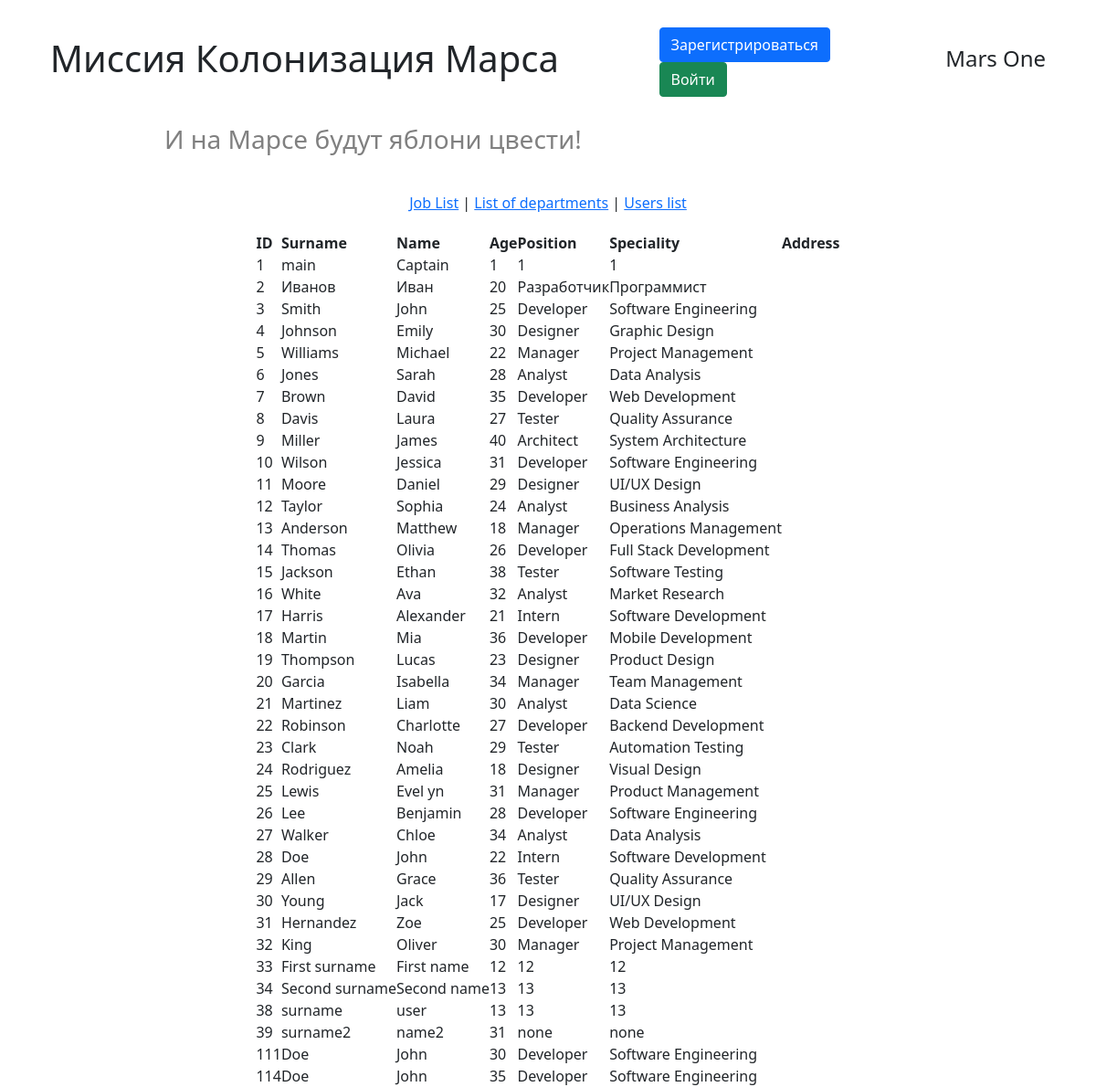
The page /user_list on the database as committed earlier.
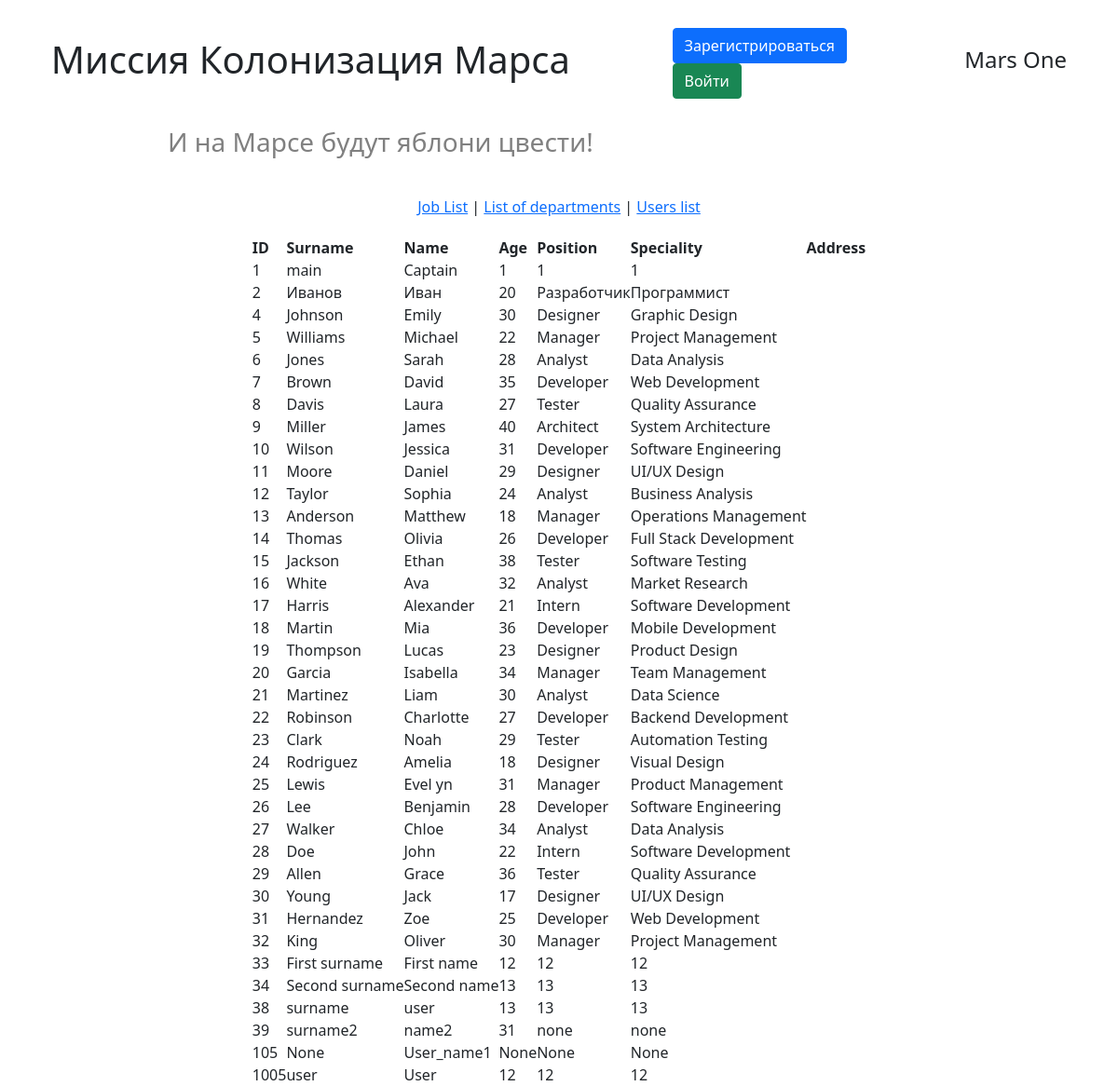
The same page on the database as committed later.
### models/users.py (models this page shows, shortened)
class User(SqlAlchemyBase, UserMixin):
    __tablename__ = 'users'
    id = sqlalchemy.Column(sqlalchemy.Integer,
                           primary_key=True, autoincrement=True)
    name = sqlalchemy.Column(sqlalchemy.String, nullable=True)
    surname = sqlalchemy.Column(sqlalchemy.String, nullable=True)
    age = sqlalchemy.Column(sqlalchemy.String, nullable=True)
    email = sqlalchemy.Column(sqlalchemy.String,
                              index=True, unique=True, nullable=True)
    position = sqlalchemy.Column(sqlalchemy.String, nullable=True)
    speciality = sqlalchemy.Column(sqlalchemy.String, nullable=True)
    hashed_password = sqlalchemy.Column(sqlalchemy.String, nullable=True)
    modified_date = sqlalchemy.Column(sqlalchemy.DateTime,
                                     default=datetime.datetime.now)
    news = relationship("News", back_populates='user')

### handlers/work_with_users.py (the view)
@work_with_users_bp.route('/user_list')
def get_user_list():
    messages = get_flashed_messages()
    db_sess = db_session.create_session()
    users = db_sess.query(User).all()
    db_sess.close()
    return render_template('user_list.html', users=users, messages=messages)

### data/db_session.py (called while the page is built)
def create_session() -> Session:
    global __factory
    if __factory is None:
        raise Exception("Session factory is not initialized. Make sure to call global_init() first.")
    return __factory()

### templates/user_list.html (shortened to what this page needs)
{% extends "base.html" %}
{% block content %}
<table>
    <thead>
        <tr>
            <th>ID</th>
            <th>Surname</th>
            <th>Name</th>
            <th>Age</th>
            <th>Position</th>
            <th>Speciality</th>
            <th>Address</th>
        </tr>
    </thead>
{% for user in users %}
    <tr>
        <td>{{ user.id }}</td>
        <td>{{ user.surname }}</td>
        <td>{{ user.name }}</td>
        <td>{{ user.age }}</td>
        <td>{{ user.position }}</td>
        <td>{{ user.speciality }}</td>
        <td>{{ user.address }}</td>
    </tr>
{% endfor %}
</table>
{% endblock %}

### templates/base.html (shortened to what this page needs)
<!DOCTYPE html>
<html lang="ru">
<head>
    <link rel="stylesheet"
    href="https://cdn.jsdelivr.net/npm/bootstrap@5.0.0-beta1/dist/css/bootstrap.min.css"
>
    <link rel="stylesheet" href="{{ url_for('static', filename='css/style.css')}}">
</head>
<body>
    <header>
        <h1>Миссия Колонизация Марса</h1>
        {% if current_user.is_authenticated %}
        <h5> User:
            <a class="navbar-brand" href="/logout">{{ current_user.name }}</a>
        </h5>
        {% else %}
            <div class="auth_buttons">
                <a class="btn btn-primary " href="/register">Зарегистрироваться</a>
                <a class="btn btn-success" href="/login">Войти</a>
            </div>
        {% endif %}
        <h4>Mars One</h4>
    </header>
    <h3 class="second_header_text">И на Марсе будут яблони цвести!</h3>
    <main>
        <nav>
            <a href="/jobs_list">Job List</a> |
            <a href="/list_of_departments">List of departments</a> |
            <a href="/user_list">Users list</a>
        </nav>
        {% block content %}{% endblock %}
    </main>
</body>
</html>

### static/css/style.css (style rules this page uses)
* { margin: 0px; padding: 0px; font-family: 'Segoe UI', Tahoma, Geneva, Verdana, sans-serif; }
header { display: flex; justify-content: space-around; align-items: center; margin-top: 30px; width: 100%; }
main { display: flex; flex-direction: column; align-items: center; height: 100vh; margin-top: 20px; }
nav { margin: 20px; }
.auth_buttons { display: flex; align-items: center; flex-wrap: wrap; justify-content: space-between; width: 17%; }
.second_header_text { color: grey; margin-top: 30px; margin-left: 15vw; }

Rows that differ between the two databases and show on the page:
removed User: id "3", surname "Smith", name "John", age "25", position "Developer", speciality "Software Engineering"
removed User: id "111", surname "Doe", name "John", age "30", position "Developer", speciality "Software Engineering"
removed User: id "114", surname "Doe", name "John", age "35", position "Developer", speciality "Software Engineering"
added User: id "105", surname "None", name "User_name1", age "None", position "None", speciality "None"
added User: id "1005", surname "user", name "User", age "12", position "12", speciality "12"
